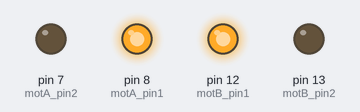
Bench run of a sketch on a simulated Arduino Uno, built with avr-gcc and run on an emulated ATmega328P. Parts: output pins drawn as LEDs (lit = HIGH).

Above: at 0.15 s.
At 2.25 s:
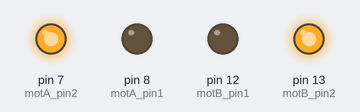
Timing chart, 0 to 3.0 s (numbered marks = the images above):
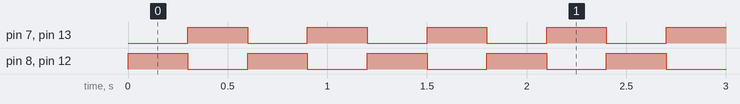

Measured:
- by itself, pin 7 (motA_pin2), pin 8 (motA_pin1), pin 12 (motB_pin1), pin 13 (motB_pin2): alternates HIGH for 0.30 s and LOW for 0.30 s

The sketch:

test.ino
```cpp
const int motA_pin1=8;
const int motA_pin2=7;

const int motB_pin1=12;
const int motB_pin2=13;

void setup() {
  pinMode(motA_pin1,OUTPUT);
  pinMode(motA_pin2,OUTPUT);

  pinMode(motB_pin1,OUTPUT);
  pinMode(motB_pin2,OUTPUT);
}

void loop() {
  digitalWrite(motA_pin1,HIGH);
  digitalWrite(motA_pin2,LOW);

  digitalWrite(motB_pin1,HIGH);
  digitalWrite(motB_pin2,LOW);

  delay(300);

  digitalWrite(motA_pin1,LOW);
  digitalWrite(motA_pin2,HIGH);

  digitalWrite(motB_pin1,LOW);
  digitalWrite(motB_pin2,HIGH);

  delay(300);
}
```
